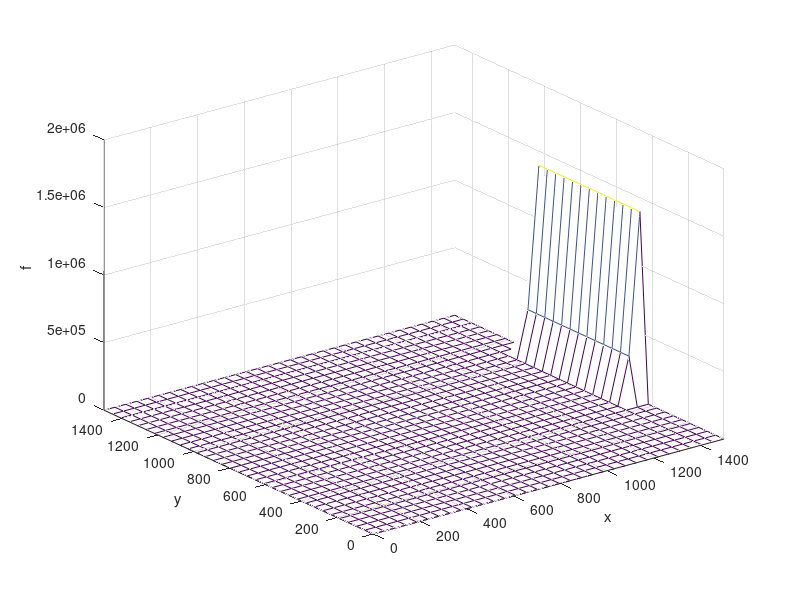

Source code (MATLAB): (Note: this script raises an error after producing the figure.)
%%
%Source code was generated by Alberto Cuoci can be found at https://github.com/acuoci/CFDofReactiveFlows/blob/master/codes/finite_difference/advection_diffusion_2d.m
%This code has been edited by: Cole A. Calderon and Nichith K. Ratheesh for
%the purpose of the paper titled: "Swarm-mediated phage transport disrupts 
%a biofilm inherently protected from phage penetration"

%%
close all;
clear variables;

% User-defined data
%-------------------------------------------------------------------------%
nx=33;                  % number of grid points along x
ny=33;                  % number of grid points along y
nstep=2                 % number of time steps
lengthx=1500;           % domain length along x [micron]
lengthy=1500;           % domain length along y [micron]
D=0.009;                % diffusion coefficient [micron2/s]
fin=1397286;            % inlet value of f      [concentration or number of phage particles]

% Number of time steps changed based on diffusion coeffecient
% Diffusion coefficients were manipulated to give range around calculated diffusion coeffecient of phage particles
    % i.e. 0.009 micron2/s : 2 time steps, 0.041 micron2/sec : 10 time
    % steps, 0.074 micron2/s : 15 time steps, 0.22007 micron2/s : 88 time steps

% Pre-processing of user-defined data
%-------------------------------------------------------------------------%
% Calculate grid steps
hx=lengthx/(nx-1);      % grid step along x [m]
hy=lengthy/(ny-1);      % grid step along y [m] 

% Numerical setup: time step
sigma = .1;                         % safety coefficient
dt_diff  = 1/4*min(hx^2, hy^2)/D;   % diffusion [s]
dt = sigma*min(dt_diff)*10;         % time step [s]
% Step size must be manipulated based on dimensions of system 
% This code is using the forward Euler method.
% The Euler method is numerically unstable so large step sizes will result
% in a simulation where the solution/concentration grows over time.
    % Time step interval and number of time steps equate to 30 hours of
    % simulation time
    
% Memory allocation
f=zeros(nx,ny);     % current numerical solution
fo=zeros(nx,ny);    % previous numerical solution

% Dirichlet boundary conditions along the east side
f(nx, ny*1/3:(ny*2/3+1)) = fin; %f(nx, ny*1/3:(ny*2/3+1)) = fin;

% Definition of rectangular mesh (graphical purposes only)
xaxis = 0:hx:lengthx;
yaxis = 0:hy:lengthy;

% Video setup
%-------------------------------------------------------------------------%
% video_name = 'timetest1.mp4';
% videompg4 = VideoWriter(video_name, 'MPEG-4');
% open(videompg4);
% 
% Advancing in time
%-------------------------------------------------------------------------%

timearray{nstep,1} = zeros;
t = 0.;
for m=1:nstep
    
    % Plot the current solution
    hold off; 
    mesh(xaxis, yaxis, f'); 
    axis([0 lengthx 0 lengthy 0 2000000]);
    xlabel('x'); ylabel('y'); zlabel('f');
    message = sprintf('time=%d\n', t);
    time = annotation('textbox',[0.15 0.8 0.15 0.15],'String',message,'EdgeColor','none');
    frame = getframe(gcf);
%     writeVideo(videompg4,frame);
    timearray{m} = message;
    delete(time); 

    % Forward Euler method
    fo=f;
    for i=2:nx-1
        for j=2:ny-1
            f(i,j) = fo(i,j)...                                         
                    -(0)...                                             % Removal of x-direction advection
                    -(0)...                                             % Removal of y-direction advection
                    +(D*dt/hx^2)*(fo(i+1,j)-2*fo(i,j)+fo(i-1,j))...     % x-direction diffusion
                    +(0);                                               % Removal of y-direction diffusion
        end
    end   
    
    % Boundary conditions (Neumann's only)
    f(1:nx,1)=fo(1:nx,2);        % south
    f(1:nx,ny)=fo(1:nx,ny-1);    % north
    f(1,1:ny)=fo(2,1:ny);        % west
    
    % New time step
    t=t+dt;
    
end
concens = f(:,20);
nxx = lengthx/nx
distance = (0:nxx:lengthx-1);
con_dis = [concens(:), distance(:)];
writematrix(con_dis, 'nmcg_justdiffusion.csv')          % writes csv file of middle slice of diffusion in x-direction



% Closing the video stream
% close(videompg4);
